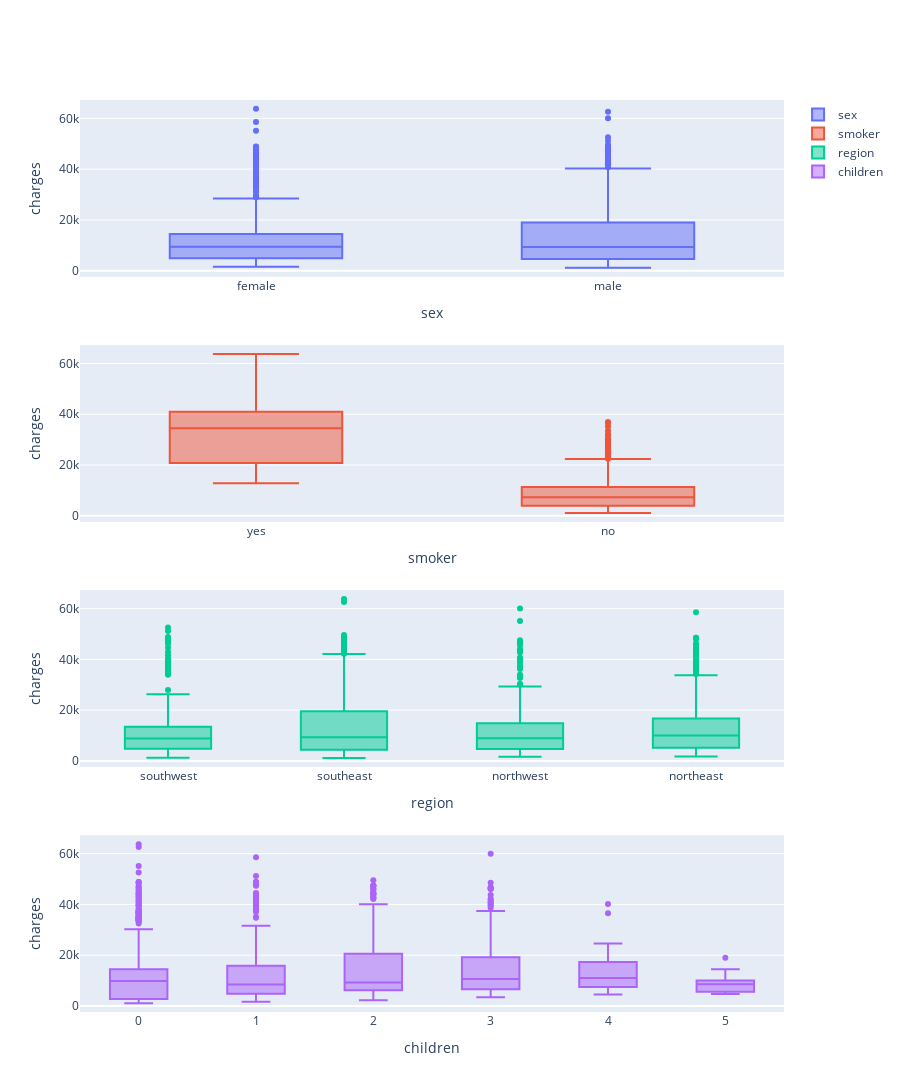

Notebook code for this chart:
### Markdown cell above
#### Categorical features

### Code cell
plot_univariate_categorical(X[['sex', 'smoker', 'region', 'children']], y)

### Figure 1 — Plotly figure (JSON) as saved in the notebook; plotly's stock layout.template omitted (floating-point values rounded to 4 significant figures; data arrays with more than 128 entries replaced by an {"elided": "..."} marker saying what was removed)
{"data": [{"name": "sex", "type": "box", "x": {"elided": "1338 str values"}, "xaxis": "x", "y": {"elided": "1338 float values"}, "yaxis": "y"}, {"name": "smoker", "type": "box", "x": {"elided": "1338 str values"}, "xaxis": "x2", "y": {"elided": "1338 float values"}, "yaxis": "y2"}, {"name": "region", "type": "box", "x": {"elided": "1338 str values"}, "xaxis": "x3", "y": {"elided": "1338 float values"}, "yaxis": "y3"}, {"name": "children", "type": "box", "x": {"elided": "1338 int values"}, "xaxis": "x4", "y": {"elided": "1338 float values"}, "yaxis": "y4"}], "layout": {"height": 1200, "xaxis": {"anchor": "y", "domain": [0, 1], "title": {"text": "sex"}}, "xaxis2": {"anchor": "y2", "domain": [0, 1], "title": {"text": "smoker"}}, "xaxis3": {"anchor": "y3", "domain": [0, 1], "title": {"text": "region"}}, "xaxis4": {"anchor": "y4", "domain": [0, 1], "title": {"text": "children"}}, "yaxis": {"anchor": "x", "domain": [0.8063, 1], "title": {"text": "charges"}}, "yaxis2": {"anchor": "x2", "domain": [0.5375, 0.7312], "title": {"text": "charges"}}, "yaxis3": {"anchor": "x3", "domain": [0.2687, 0.4625], "title": {"text": "charges"}}, "yaxis4": {"anchor": "x4", "domain": [0, 0.1938], "title": {"text": "charges"}}}}
